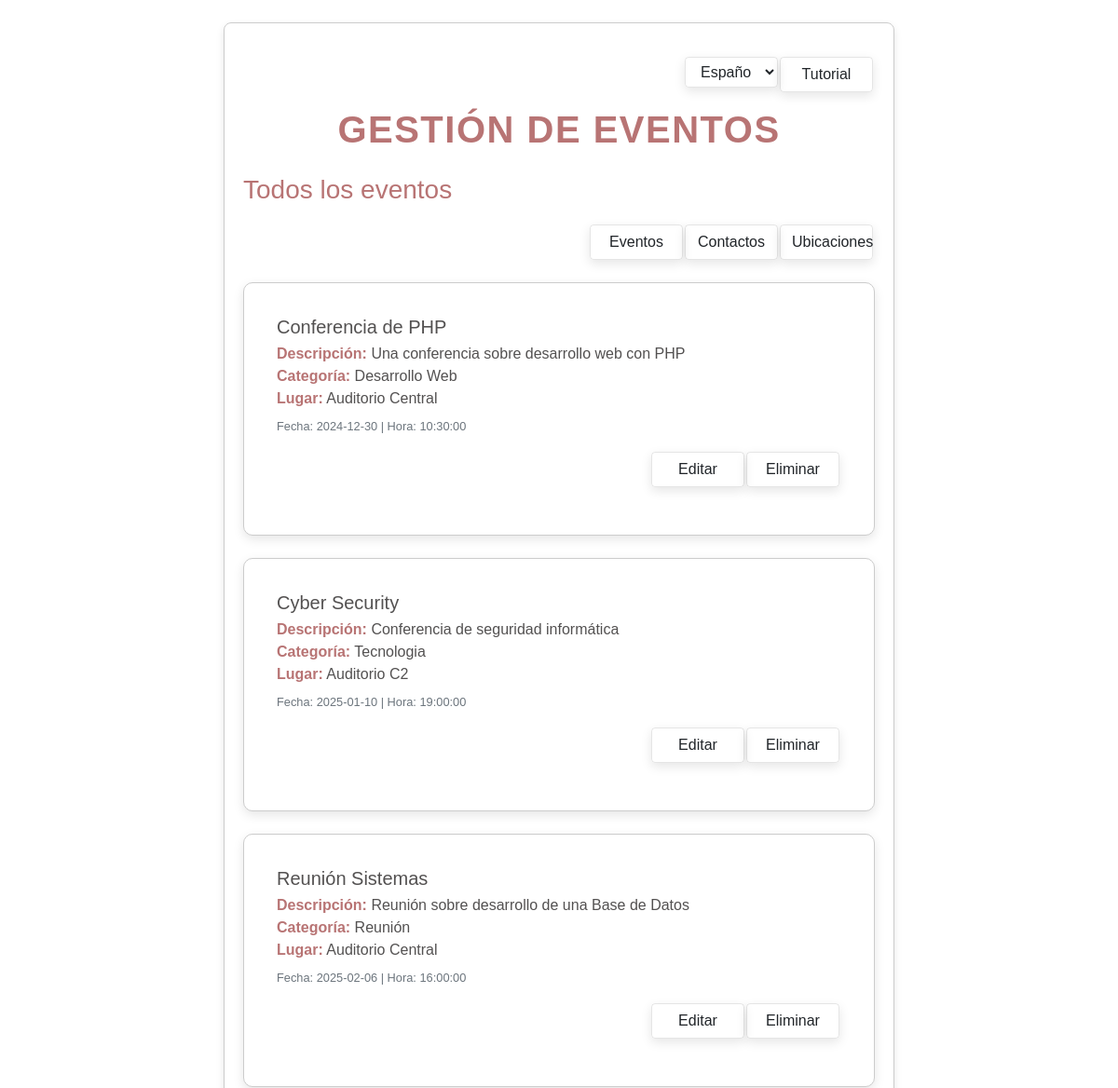
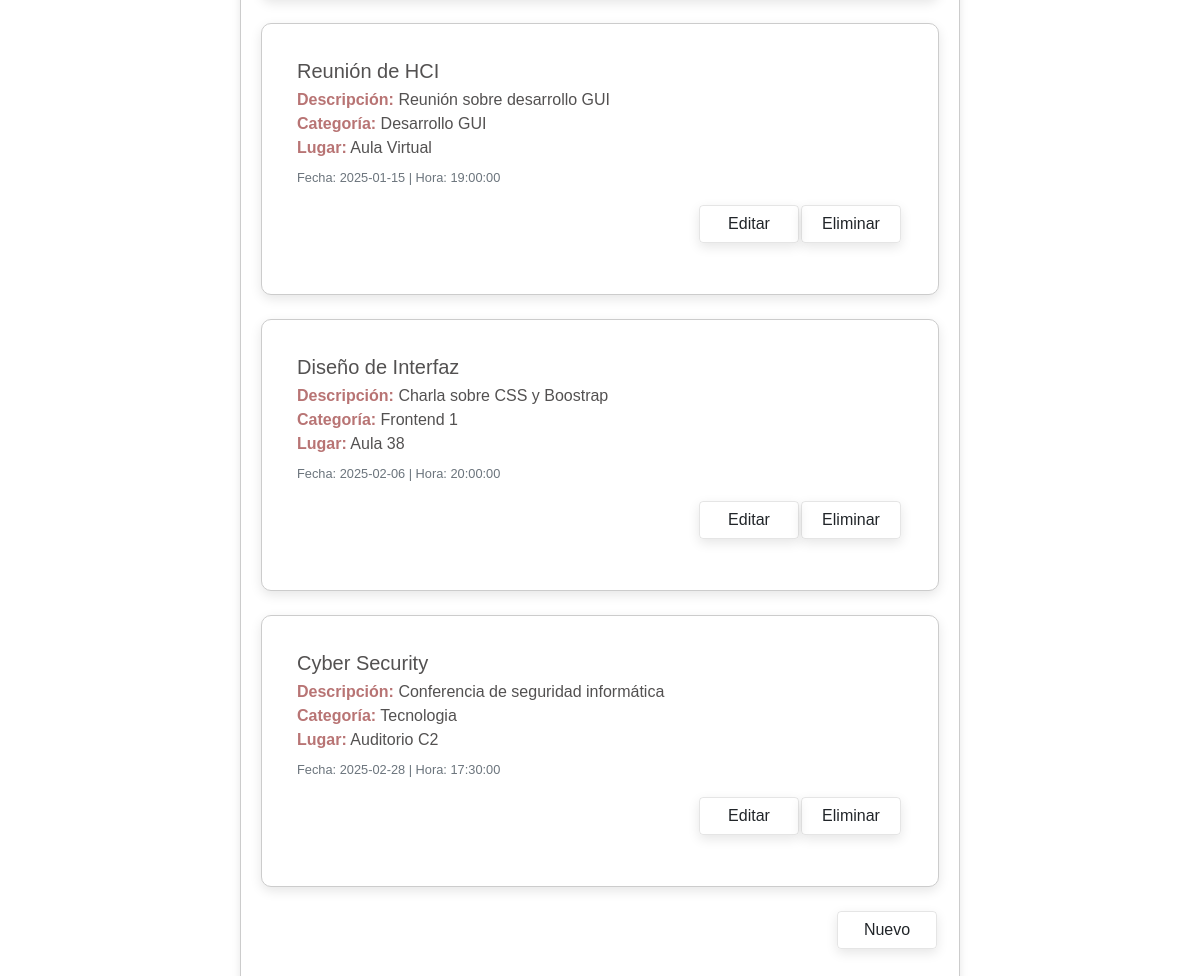
The page / on the database its author committed (2 pictures, top to bottom).
### tables this page shows
CREATE TABLE `eventos` (
  `id` int(11) NOT NULL,
  `titulo` varchar(255) NOT NULL,
  `hora` time NOT NULL,
  `fecha` date NOT NULL,
  `categoria` varchar(100) NOT NULL,
  `descripcion` text DEFAULT NULL,
  `lugar` varchar(255) DEFAULT NULL
);

### controllers/EventoController.php (called while the page is built, shortened)
<?php
require_once __DIR__ . '/../models/Evento.php';
class EventosController {
    private $evento;
    public function __construct() {
        $this->evento = new Evento();
    }
    public function index() {
        $eventos = $this->evento->obtenerEventos();
        require_once __DIR__ . '/../views/lista_eventos.php';
    }
}

### lang/es.php (called while the page is built)
<?php
$lang = array(
    "gestion-eventos" => "Gestión de eventos",
    "todos-eventos" => "Todos los eventos",
    "eventos" => "Eventos",
    "contactos" => "Contactos",
    "ubicaciones" => "Ubicaciones",
    "descripcion" => "Descripción",
    "categoria" => "Categoría",
    "lugar" => "Lugar",
    "fecha" => "Fecha",
    "hora" => "Hora",
    "editar" => "Editar",
    "eliminar" => "Eliminar",
    "nuevo" => "Nuevo",
    "nuevo-evento" => "Nuevo Evento",
    "titulo" => "Título",
    "guardar" => "Guardar",
    "cancelar" => "Cancelar",
    "editar-evento" => "Editar Evento",
    "actualizar" => "Actualizar",
    "todos-contactos" => "Todos los Contactos",
    "nombres" => "Nombres",
    "apellidos" => "Apellidos",
    "fecha_nacimiento" => "Fecha de nacimiento",
    "correo" => "Correo Electrónico",
    "telefono" => "Teléfono",
    "nuevo-contacto" => "Nuevo Contacto",
    "editar-contacto" => "Editar Contacto",
    "todas-ubicaciones" => "Todas las Ubicaciones",
    "nombre" => "Nombre",
    "direccion" => "Dirección",
    "detalle" => "Detalle",
    "nueva-ubicacion" => "Nueva Ubicación",
    "editar-ubicacion" => "Editar Ubicación",
    "tutorial" => "Tutorial",
    "idioma" => "Idioma",
);

### config/conexion.php (called while the page is built, shortened)
<?php
function conectarDB() {
    $conexion = new mysqli(DB_HOST, DB_USER, DB_PASS, DB_NAME);
    return $conexion;
}

### models/Evento.php (called while the page is built, shortened)
<?php
require_once __DIR__ . '/../config/conexion.php';
class Evento {
    private $conexion;
    public function __construct() {
        $this->conexion = conectarDB();
    }
    public function obtenerEventos() {
        $sql = "SELECT * FROM eventos";
        $resultado = $this->conexion->query($sql);
        return $resultado->fetch_all(MYSQLI_ASSOC);
    }
}
?>

### views/lista_eventos.php (the view, shortened to what this page needs)
<!DOCTYPE html>
<html lang="<?php echo $_SESSION['lang']; ?>">
<head>
    <link rel="stylesheet" href="https://stackpath.bootstrapcdn.com/bootstrap/4.5.2/css/bootstrap.min.css">
    <link rel="stylesheet" href="./styles/styles.css">
</head>
<body>
    <div class="container mt-4 mb-3">
        <div class="d-flex justify-content-end mt-3 mb-3">
            <form method="POST" id="lang-form">
                <select name="lang" id="lang-selector" class="form-select btn btn-custom">
                    <option value="es" <?php if ($_SESSION['lang'] == 'es') echo 'selected'; ?>>Español</option>
                </select>
            </form>
            <a href="" class="btn btn-custom"><?php echo $lang["tutorial"]; ?></a>
        </div>
            <h1 class="titulo-principal mt-3 mb-3"><?php echo $lang["gestion-eventos"]; ?></h1>
            <div class="mt-4 mb-4">
                <h3 class="titulo-secundario"><?php echo $lang["todos-eventos"]; ?></h3>
                <div class="d-flex justify-content-end mt-3 mb-3">
                    <a href="index.php" class="btn btn-custom"><?php echo $lang["eventos"]; ?></a>
                    <a href="act_contactos.php" class="btn btn-custom"><?php echo $lang["contactos"]; ?></a>
                    <a href="act_ubicaciones.php" class="btn btn-custom"><?php echo $lang["ubicaciones"]; ?></a>
                </div>
                <div class="mt-4 mb-4">
                    <?php foreach ($eventos as $evento): ?>
                        <div class="card mt-4 mb-4">
                            <div class="card-body">
                                <h5 class="card-title"><?= htmlspecialchars($evento['titulo']) ?></h5>
                                <p class="card-text">
                                    <strong><?php echo $lang["descripcion"]; ?>:</strong> <?= htmlspecialchars($evento['descripcion']) ?><br>
                                    <strong><?php echo $lang["categoria"]; ?>:</strong> <?= htmlspecialchars($evento['categoria']) ?><br>
                                    <strong><?php echo $lang["lugar"]; ?>:</strong> <?= htmlspecialchars($evento['lugar']) ?>
                                </p>
                                <p class="card-text">
                                    <small class="text-muted">
                                    <?php echo $lang["fecha"]; ?>: <?= htmlspecialchars($evento['fecha']) ?> | <?php echo $lang["hora"]; ?>: <?= htmlspecialchars($evento['hora']) ?>
                                    </small>
                                </p>
                                <div class="d-flex justify-content-end mt-3 mb-3">
                                    <a href="index.php?action=editar&id=<?= htmlspecialchars($evento['id']) ?>" class="btn btn-custom"><?php echo $lang["editar"]; ?></a>
                                    <a href="index.php?action=eliminar&id=<?= htmlspecialchars($evento['id']) ?>" class="btn btn-custom"><?php echo $lang["eliminar"]; ?></a>
                                </div>
                            </div>
                        </div>
                    <?php endforeach; ?>
                </div>
                <div class="d-flex justify-content-end mt-3 mb-3">
                    <a href="index.php?action=agregar" class="btn btn-custom"><?php echo $lang["nuevo"]; ?></a>
                </div>
            </div>
        </div>
</body>
</html>

### styles/styles.css (style rules this page uses)
* { font-family: 'Franklin Gothic Medium', 'Arial Narrow', Arial, sans-serif; color: #b87474; }
.titulo-principal { font-size: 2.5rem; text-align: center; font-weight: bold; margin-bottom: 20px; text-transform: uppercase; letter-spacing: 1.5px; }
.titulo-secundario { margin-bottom: 20px; }
.card-title, .card-text { color: #535151; margin-bottom: 5px; display: block; }
.container { width: 60%; max-width: 100%; margin: 0 auto; border: 1px solid #ccc; border-radius: 8px; padding: 20px; box-shadow: 0 4px 8px rgba(0, 0, 0, 0.1); margin-bottom: 20px; transition: transform 0.3s ease; }
.card { border: 1px solid #ccc; border-radius: 10px; padding: 15px; box-shadow: 0 4px 12px rgba(0, 0, 0, 0.1); transition: transform 0.3s ease, box-shadow 0.3s ease; }
.btn-custom { background-color: transparent; border-color: rgba(0, 0, 0, 0.1); box-shadow: 0 4px 12px rgba(0, 0, 0, 0.1); margin-right: 2px; width: 100px; transition: background-color 0.3s, transform 0.3s; }

### rows shown on the page
eventos: titulo "Conferencia de PHP", descripcion "Una conferencia sobre desarrollo web con PHP", categoria "Desarrollo Web", lugar "Auditorio Central", fecha "2024-12-30", hora "10:30:00"
eventos: titulo "Cyber Security", descripcion "Conferencia de seguridad informática", categoria "Tecnologia", lugar "Auditorio C2", fecha "2025-01-10", hora "19:00:00"
eventos: titulo "Reunión Sistemas", descripcion "Reunión sobre desarrollo de una Base de Datos", categoria "Reunión", lugar "Auditorio Central", fecha "2025-02-06", hora "16:00:00"
eventos: titulo "Reunión de HCI", descripcion "Reunión sobre desarrollo GUI", categoria "Desarrollo GUI", lugar "Aula Virtual", fecha "2025-01-15", hora "19:00:00"
eventos: titulo "Diseño de Interfaz", descripcion "Charla sobre CSS y Boostrap", categoria "Frontend 1", lugar "Aula 38", fecha "2025-02-06", hora "20:00:00"
eventos: titulo "Cyber Security", descripcion "Conferencia de seguridad informática", categoria "Tecnologia", lugar "Auditorio C2", fecha "2025-02-28", hora "17:30:00"

### other values the page prints
$lang["tutorial"] "Tutorial"
$lang["gestion-eventos"] "GESTIÓN DE EVENTOS"
$lang["todos-eventos"] "Todos los eventos"
$lang["eventos"] "Eventos"
$lang["contactos"] "Contactos"
$lang["ubicaciones"] "Ubicaciones"
$lang["nuevo"] "Nuevo"
